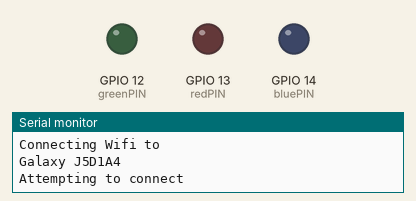
A sketch run on a simulated ESP32. Parts: output pins drawn as LEDs (lit = HIGH), the last lines printed to the serial monitor. WiFi joins after 1.5 s; servers stay silent unless stated; uploads are accepted with an empty reply.

Above: at 0.1 s.
At 2.3 s:
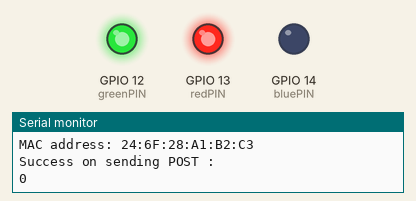
Timing chart, 0 to 3.8 s (numbered marks = the images above):
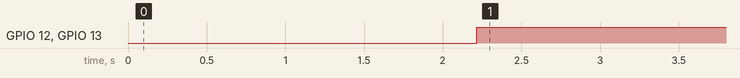

The sketch:

hardware.ino
```cpp
#include <WiFi.h>
#include <HTTPClient.h>
#include <ArduinoJson.h> // by Benoit Blanchon
#include "net_misc.h" //Fonctions pour se connecter au WIFI

/* ---- CONSTANTES---- */
int32_t period = 2000; // Publication period
const int lumiPIN = A5;
const int tempPIN = 22;
const int redPIN = 13;
const int greenPIN = 12;
const int bluePIN = 14;
const String roomName = "Open Space"; //nom à changer selon la salle où on est

String whoami; // Identification de CET ESP au sein de la flotte

WiFiClient espClient; // Wifi

void setup() {
  //------ Put your setup code here, to run once ------//

  //Initialisation des LEDs
  pinMode(redPIN, OUTPUT);
  pinMode(greenPIN, OUTPUT);
  pinMode(bluePIN, OUTPUT);

  // Serial
  Serial.begin(9600);
  while (!Serial); // wait for a serial connection. Needed for native USB port only
  /* Wifi */
  connect_wifi();
  /* Choix d'une identification pour cet ESP ---*/
  // whoami = "esp1";
  whoami =  String(WiFi.macAddress());
}

int getRoomVolumeLevel(){
  HTTPClient http;

  //Ne fonctionne pas pour les requêtes en localhost
  http.begin("https://shrouded-eyrie-04230.herokuapp.com/getRoomVolumeLevel"); //Specify destination for HTTP request
  http.addHeader("Content-Type", "application/json"); //Specify content-type header
  int httpResponseCode = http.POST("{\"room\": \"" + roomName + "\"}"); //Send the actual POST request

  String response = "";
  int volumeLevel = -1;

  if(httpResponseCode > 0){ //Succès de l'envoi de la requête POST
    response = http.getString(); //Get the response to the request
    Serial.println(response);
    Serial.println("Success on sending POST : ");
  }
  else{
    Serial.print("Error on sending POST: ");
    Serial.println(httpResponseCode);
  }

 //Parse du JSON pour récupérer les infos
  const size_t capacity = JSON_OBJECT_SIZE(1) + 20;
  DynamicJsonDocument doc(capacity);
  deserializeJson(doc, response);
  volumeLevel = doc["volumeLevel"];

  http.end(); //Libération des ressources
  return volumeLevel;
}

void loop() {
  // put your main code here, to run repeatedly:


  int volumeLevel = getRoomVolumeLevel();
  Serial.println(volumeLevel);
  // HIGH: éteint LOW: allumé
  //couleur rouge
  if(volumeLevel > 30){
    digitalWrite(greenPIN, HIGH);
    digitalWrite(redPIN, LOW);
    digitalWrite(bluePIN, HIGH);
  }
  //vert et rouge
  if(volumeLevel > 20 && volumeLevel <30)
  {
    digitalWrite(greenPIN, LOW);
    digitalWrite(redPIN, LOW);
    digitalWrite(bluePIN, HIGH);
  }
  //vert
  if(volumeLevel > 10 && volumeLevel <20)
  {
    digitalWrite(greenPIN, LOW);
    digitalWrite(redPIN, HIGH);
    digitalWrite(bluePIN, HIGH);
  }
  //bleu
  if(volumeLevel >= -1 && volumeLevel <10)
  {
    digitalWrite(greenPIN, HIGH);
    digitalWrite(redPIN, HIGH);
    digitalWrite(bluePIN, LOW);
  }

  delay(period); //Période en millisecondes
}
```

net_misc.h
```cpp
void print_ip_status();
void connect_wifi();
```

net_misc.ino
```cpp
/*** Basic Wifi connection ***/
#include <WiFi.h>

void print_ip_status(){
  Serial.print("\nWiFi connected !\n");
  Serial.print("IP address: ");
  Serial.println(WiFi.localIP());
  Serial.print("MAC address: ");
  Serial.println(WiFi.macAddress());
}

void connect_wifi(){
 // Access Point of the infrastructure
 const char* ssid="Galaxy J5D1A4"; //à changer
const char* password="ztgw0731"; //à changer

 Serial.println("\nConnecting Wifi to ");
 Serial.println(ssid);

 Serial.print("Attempting to connect ");
 WiFi.begin(ssid, password);
 while(WiFi.status() != WL_CONNECTED){
   delay(1000);
   Serial.print(".");
 }

 print_ip_status();
}
```

Measured:
- by itself, GPIO 12 (greenPIN), GPIO 13 (redPIN): LOW → HIGH at 2.2 s
